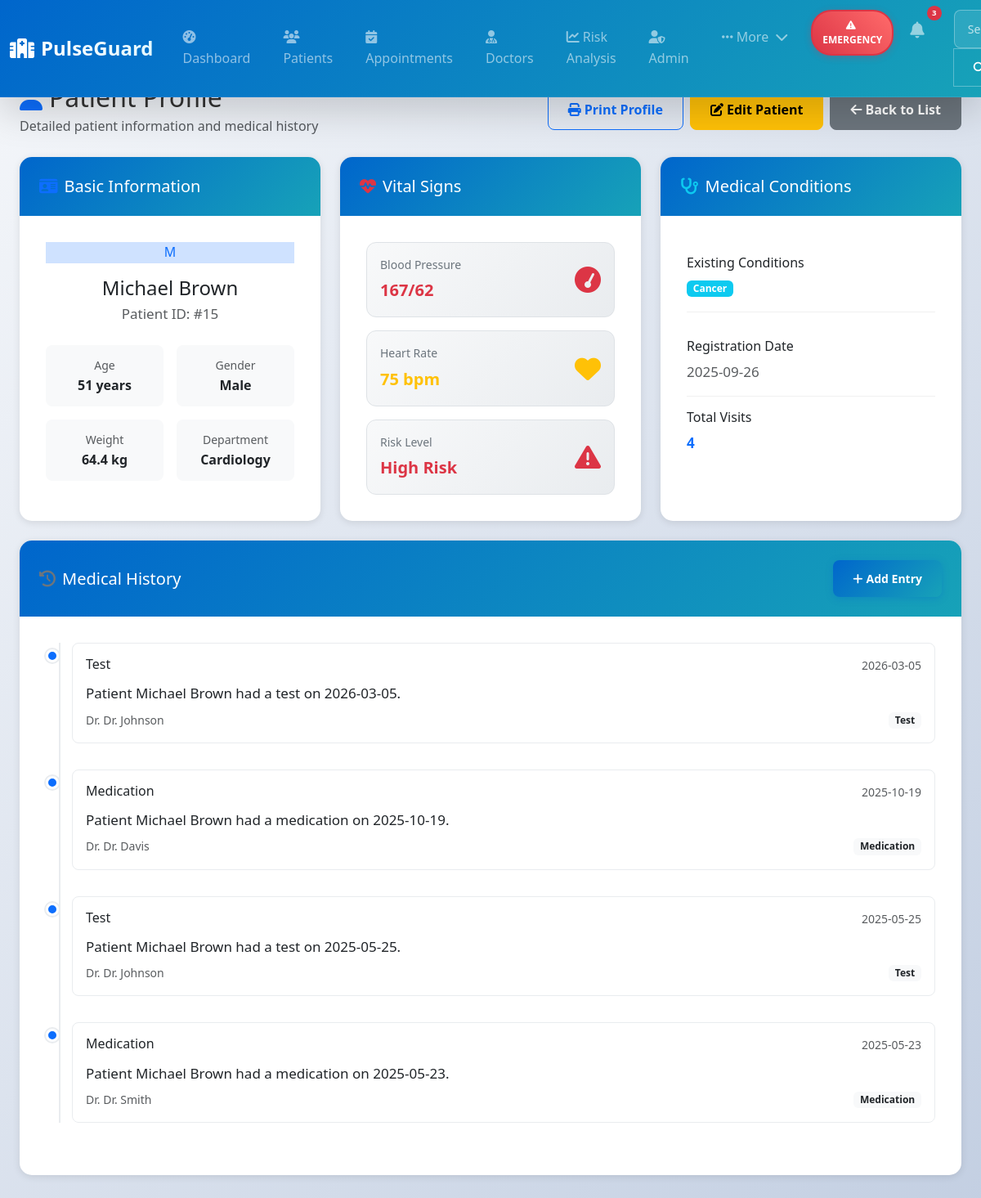
The page /patient/15 on the database its author committed.
### tables this page shows
CREATE TABLE patients (
            patient_id INTEGER PRIMARY KEY AUTOINCREMENT,
            name TEXT,
            age INTEGER,
            gender TEXT,
            weight REAL,
            blood_pressure TEXT,
            heart_rate INTEGER,
            existing_conditions TEXT,
            risk_level TEXT,
            registration_date TEXT
        , department TEXT);

CREATE TABLE medical_history (
            id INTEGER PRIMARY KEY AUTOINCREMENT,
            patient_id INTEGER,
            date TEXT,
            type TEXT,
            notes TEXT,
            doctor TEXT,
            FOREIGN KEY (patient_id) REFERENCES patients (patient_id)
        );

### app.py (the view)
@app.route("/patient/<int:id>")
def patient_profile(id):
    conn = sqlite3.connect("hospital.db")
    cursor = conn.cursor()
    cursor.execute("SELECT * FROM patients WHERE patient_id=?", (id,))
    patient = cursor.fetchone()
    cursor.execute("SELECT * FROM medical_history WHERE patient_id=? ORDER BY date DESC", (id,))
    history = cursor.fetchall()
    conn.close()
    return render_template("patient_profile.html", patient=patient, history=history)

### templates/patient_profile.html (shortened to what this page needs)
{% extends "base.html" %}
{% block content %}
<div class="d-flex justify-content-between align-items-center mb-4">
    <div>
        <h1 class="h2 mb-1">
            <i class="fas fa-user text-primary me-2"></i>Patient Profile
        </h1>
        <p class="text-muted mb-0">Detailed patient information and medical history</p>
    </div>
    <div class="d-flex gap-2">
        <button class="btn btn-outline-primary" onclick="window.print()">
            <i class="fas fa-print me-1"></i>Print Profile
        </button>
        <a href="/edit/{{ patient[0] }}" class="btn btn-warning">
            <i class="fas fa-edit me-1"></i>Edit Patient
        </a>
        <button class="btn btn-secondary" onclick="window.history.back()">
            <i class="fas fa-arrow-left me-1"></i>Back to List
        </button>
    </div>
</div>
<div class="row g-4 mb-4">
    <div class="col-xl-4">
        <div class="card border-0 shadow-custom h-100">
            <div class="card-header bg-white border-0">
                <h5 class="mb-0">
                    <i class="fas fa-id-card text-primary me-2"></i>Basic Information
                </h5>
            </div>
            <div class="card-body">
                <div class="text-center mb-4">
                    <div class="avatar-lg bg-primary-subtle text-primary mx-auto mb-3">
                        {{ patient[1][0] }}
                    </div>
                    <h4 class="mb-1">{{ patient[1] }}</h4>
                    <p class="text-muted mb-0">Patient ID: #{{ patient[0] }}</p>
                </div>
                <div class="row g-3">
                    <div class="col-6">
                        <div class="info-item">
                            <label class="text-muted small">Age</label>
                            <div class="fw-semibold">{{ patient[2] }} years</div>
                        </div>
                    </div>
                    <div class="col-6">
                        <div class="info-item">
                            <label class="text-muted small">Gender</label>
                            <div class="fw-semibold">{{ patient[3] }}</div>
                        </div>
                    </div>
                    <div class="col-6">
                        <div class="info-item">
                            <label class="text-muted small">Weight</label>
                            <div class="fw-semibold">{{ patient[4] }} kg</div>
                        </div>
                    </div>
                    <div class="col-6">
                        <div class="info-item">
                            <label class="text-muted small">Department</label>
                            <div class="fw-semibold">{{ patient[10] or 'General' }}</div>
                        </div>
                    </div>
                </div>
            </div>
        </div>
    </div>
    <div class="col-xl-4">
        <div class="card border-0 shadow-custom h-100">
            <div class="card-header bg-white border-0">
                <h5 class="mb-0">
                    <i class="fas fa-heartbeat text-danger me-2"></i>Vital Signs
                </h5>
            </div>
            <div class="card-body">
                <div class="vital-sign-card mb-3">
                    <div class="d-flex align-items-center justify-content-between">
                        <div>
                            <div class="vital-label">Blood Pressure</div>
                            <div class="vital-value text-danger">{{ patient[5] }}</div>
                        </div>
                        <i class="fas fa-tachometer text-danger fa-2x"></i>
                    </div>
                </div>
                <div class="vital-sign-card mb-3">
                    <div class="d-flex align-items-center justify-content-between">
                        <div>
                            <div class="vital-label">Heart Rate</div>
                            <div class="vital-value text-warning">{{ patient[6] }} bpm</div>
                        </div>
                        <i class="fas fa-heart text-warning fa-2x"></i>
                    </div>
                </div>
                <div class="vital-sign-card">
                    <div class="d-flex align-items-center justify-content-between">
                        <div>
                            <div class="vital-label">Risk Level</div>
                            <div class="vital-value
                                {% if patient[8] == 'High' %}text-danger
                                {% elif patient[8] == 'Medium' %}text-warning
                                {% else %}text-success{% endif %}">
                                {{ patient[8] }} Risk
                            </div>
                        </div>
                        <i class="fas fa-exclamation-triangle
                            {% if patient[8] == 'High' %}text-danger
                            {% elif patient[8] == 'Medium' %}text-warning
                            {% else %}text-success{% endif %} fa-2x"></i>
                    </div>
                </div>
            </div>
        </div>
    </div>
    <div class="col-xl-4">
        <div class="card border-0 shadow-custom h-100">
            <div class="card-header bg-white border-0">
                <h5 class="mb-0">
                    <i class="fas fa-stethoscope text-info me-2"></i>Medical Conditions
                </h5>
            </div>
            <div class="card-body">
                <div class="condition-item mb-3">
                    <h6 class="mb-2">Existing Conditions</h6>
                    <span class="badge bg-info">{{ patient[7] or 'None' }}</span>
                </div>
                <div class="condition-item">
                    <h6 class="mb-2">Registration Date</h6>
                    <p class="text-muted mb-0">{{ patient[9] }}</p>
                </div>
                <div class="condition-item">
                    <h6 class="mb-2">Total Visits</h6>
                    <p class="text-primary fw-semibold mb-0">{{ history|length }}</p>
                </div>
            </div>
        </div>
    </div>
</div>
<div class="card border-0 shadow-custom mb-4">
    <div class="card-header bg-white border-0 d-flex justify-content-between align-items-center">
        <h5 class="mb-0">
            <i class="fas fa-history text-secondary me-2"></i>Medical History
        </h5>
        <button class="btn btn-primary btn-sm" data-bs-toggle="modal" data-bs-target="#addHistoryModal">
            <i class="fas fa-plus me-1"></i>Add Entry
        </button>
    </div>
    <div class="card-body">
        {% if history %}
        <div class="timeline">
            {% for entry in history %}
            <div class="timeline-item">
                <div class="timeline-marker bg-primary"></div>
                <div class="timeline-content">
                    <div class="d-flex justify-content-between align-items-start mb-2">
                        <h6 class="mb-1">{{ entry[3] }}</h6>
                        <small class="text-muted">{{ entry[2] }}</small>
                    </div>
                    <p class="mb-2">{{ entry[4] }}</p>
                    <div class="d-flex justify-content-between align-items-center">
                        <small class="text-muted">Dr. {{ entry[5] }}</small>
                        <span class="badge bg-light text-dark">{{ entry[3] }}</span>
                    </div>
                </div>
            </div>
            {% endfor %}
        </div>
        {% else %}
        <div class="text-center py-5">
            <i class="fas fa-history fa-3x text-muted mb-3"></i>
            <h5 class="text-muted">No Medical History</h5>
            <p class="text-muted">Add the first medical history entry for this patient.</p>
        </div>
        {% endif %}
    </div>
</div>
{% endblock %}

### static/css/style.css (style rules this page uses)
:root { --primary-color: #0066cc; --secondary-color: #17a2b8; --success-color: #28a745; --warning-color: #ffc107; --danger-color: #dc3545; --dark-color: #343a40; --light-color: #f8f9fa; --shadow: 0 2px 10px rgba(0,0,0,0.1); --shadow-lg: 0 4px 20px rgba(0,0,0,0.15); --border-radius: 8px; --transition: all 0.3s ease; }
body { background: linear-gradient(135deg, #f5f7fa 0%, #c3cfe2 100%); min-height: 100vh; font-family: 'Segoe UI', Tahoma, Geneva, Verdana, sans-serif; color: #333; line-height: 1.6; }
.card { border: none; border-radius: var(--border-radius); box-shadow: var(--shadow); transition: var(--transition); overflow: hidden; }
.card-header { background: linear-gradient(135deg, var(--primary-color), var(--secondary-color)); color: white; border: none; padding: 1.5rem; }
.card-body { padding: 2rem; }
.btn { border-radius: var(--border-radius); padding: 0.75rem 1.5rem; font-weight: 600; transition: var(--transition); }
.btn-primary { background: linear-gradient(135deg, var(--primary-color), var(--secondary-color)); border: none; box-shadow: 0 2px 10px rgba(0, 102, 204, 0.3); }
html { scroll-behavior:smooth; }
.btn-primary { transition: 0.3s; }
.card { border-radius: 15px; }
.card p { font-size: 17px; }
.card { transition: all 0.3s ease; }

### templates/patient_profile.html (style rules this page uses)
.info-item { padding: 0.75rem; background: #f8f9fa; border-radius: 8px; text-align: center; }
.vital-sign-card { padding: 1rem; background: linear-gradient(135deg, #f8f9fa 0%, #e9ecef 100%); border-radius: 12px; border: 1px solid #dee2e6; }
.vital-label { font-size: 0.875rem; color: #6c757d; margin-bottom: 0.25rem; }
.vital-value { font-size: 1.25rem; font-weight: 600; }
.condition-item { padding: 1rem 0; border-bottom: 1px solid #f0f0f0; }
.condition-item:last-child { border-bottom: none; }
.timeline { position: relative; padding-left: 2rem; }
.timeline::before { content: ''; position: absolute; left: 1rem; top: 0; bottom: 0; width: 2px; background: #e9ecef; }
.timeline-item { position: relative; margin-bottom: 2rem; }
.timeline-marker { position: absolute; left: -2rem; top: 0.5rem; width: 1rem; height: 1rem; border-radius: 50%; border: 3px solid white; box-shadow: 0 0 0 2px #e9ecef; }
.timeline-content { background: white; padding: 1rem; border-radius: 8px; border: 1px solid #e9ecef; }

### rows shown on the page
patients: name "M", name "Michael Brown", patient_id "15", age "51", gender "Male", weight "64.4", department "Cardiology", blood_pressure "167/62", heart_rate "75", risk_level "High", existing_conditions "Cancer", registration_date "2025-09-26"
medical_history: type "Test", date "2026-03-05", notes "Patient Michael Brown had a test on 2026-03-05.", doctor "Dr. Johnson"
medical_history: type "Medication", date "2025-10-19", notes "Patient Michael Brown had a medication on 2025-10-19.", doctor "Dr. Davis"
medical_history: type "Test", date "2025-05-25", notes "Patient Michael Brown had a test on 2025-05-25.", doctor "Dr. Johnson"
medical_history: type "Medication", date "2025-05-23", notes "Patient Michael Brown had a medication on 2025-05-23.", doctor "Dr. Smith"

### other values the page prints
{{ history|length }} "4"
